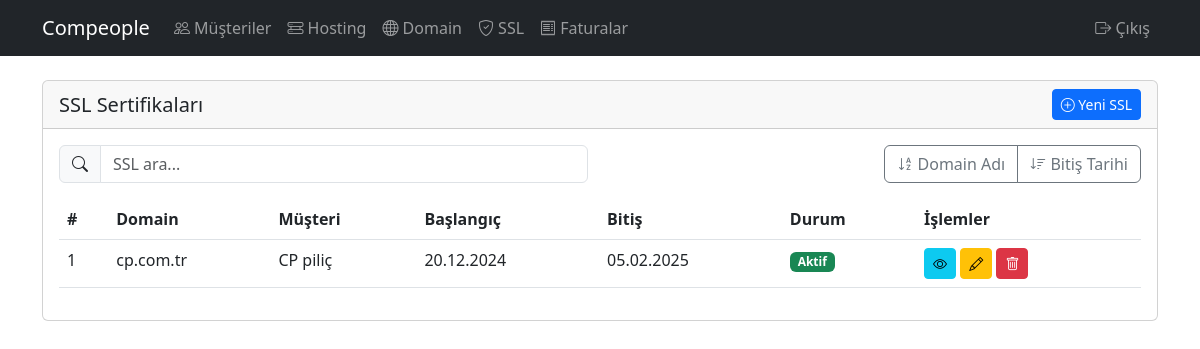
Page /ssl/ (signed in) on the committed database.
### customers/models.py (models this page shows, shortened)
class SSLCertificate(models.Model):
    customer = models.ForeignKey(Customer, on_delete=models.CASCADE, verbose_name='Müşteri')
    domain = models.OneToOneField(Domain, on_delete=models.CASCADE, verbose_name='Domain')
    start_date = models.DateField(verbose_name='Başlangıç Tarihi')
    expiration_date = models.DateField(verbose_name='Bitiş Tarihi')
    is_active = models.BooleanField(default=True, verbose_name='Aktif mi?')
    class Meta:
        verbose_name = 'SSL Sertifikası'
        verbose_name_plural = 'SSL Sertifikaları'

class Domain(models.Model):
    customer = models.ForeignKey(Customer, on_delete=models.CASCADE, verbose_name='Müşteri')
    name = models.CharField(max_length=200, verbose_name='Domain Adı')
    registration_date = models.DateField(verbose_name='Kayıt Tarihi')
    expiration_date = models.DateField(verbose_name='Bitiş Tarihi')
    is_active = models.BooleanField(default=True, verbose_name='Aktif mi?')
    nameserver1 = models.CharField(max_length=200, verbose_name='Nameserver 1')
    nameserver2 = models.CharField(max_length=200, verbose_name='Nameserver 2')
    nameserver3 = models.CharField(max_length=200, blank=True, null=True, verbose_name='Nameserver 3')
    nameserver4 = models.CharField(max_length=200, blank=True, null=True, verbose_name='Nameserver 4')
    class Meta:
        verbose_name = 'Domain'
        verbose_name_plural = 'Domainler'

class Customer(models.Model):
    company_name = models.CharField(max_length=200, verbose_name='Firma Adı')
    contact_name = models.CharField(max_length=200, verbose_name='İletişim Kişisi')
    email = models.EmailField(verbose_name='E-posta')
    email2 = models.EmailField(verbose_name='E-posta 2', blank=True, null=True)
    email3 = models.EmailField(verbose_name='E-posta 3', blank=True, null=True)
    phone = models.CharField(max_length=20, verbose_name='Telefon')
    address = models.TextField(verbose_name='Adres', blank=True, null=True)
    tax_office = models.CharField(max_length=200, verbose_name='Vergi Dairesi', blank=True, null=True)
    tax_number = models.CharField(max_length=50, verbose_name='Vergi Numarası', blank=True, null=True)
    registration_date = models.DateField(verbose_name='Kayıt Tarihi')
    notes = models.TextField(blank=True, null=True, verbose_name='Notlar')
    created_at = models.DateTimeField(default=timezone.now, verbose_name='Oluşturulma Tarihi')
    class Meta:
        verbose_name = 'Müşteri'
        verbose_name_plural = 'Müşteriler'

### customers/views.py (the view)
# urls.py: path('ssl/', views.ssl_list, name='ssl-list'),
@login_required
def ssl_list(request):
    ssl_certificates = SSLCertificate.objects.all().select_related('domain', 'domain__customer')
    stats = {
        'active': ssl_certificates.filter(is_active=True),
        'expired': ssl_certificates.filter(expiration_date__lt=timezone.now()),
        'expiring_soon': ssl_certificates.filter(
            is_active=True,
            expiration_date__lte=timezone.now() + timedelta(days=30)
        ),
    }
    return render(request, 'customers/ssl_list.html', {
        'ssl_certificates': ssl_certificates,
        'stats': stats,
    })

### customers/templates/customers/ssl_list.html (shortened to what this page needs)
{% extends 'customers/base.html' %}
{% block content %}
<div class="card">
    <div class="card-header d-flex justify-content-between align-items-center">
        <h5 class="card-title mb-0">SSL Sertifikaları</h5>
        <a href="{% url 'customers:ssl-add' %}" class="btn btn-primary btn-sm">
            <i class="bi bi-plus-circle"></i> Yeni SSL
        </a>
    </div>
    <div class="card-body">
        {% if ssl_certificates %}
        <div class="row mb-3">
            <div class="col-md-6">
                <div class="input-group">
                    <span class="input-group-text">
                        <i class="bi bi-search"></i>
                    </span>
                    <input type="text" id="searchInput" class="form-control" placeholder="SSL ara...">
                </div>
            </div>
            <div class="col-md-6">
                <div class="btn-group float-end" role="group">
                    <button type="button" class="btn btn-outline-secondary" onclick="sortTable('domain')">
                        <i class="bi bi-sort-alpha-down"></i> Domain Adı
                    </button>
                    <button type="button" class="btn btn-outline-secondary" onclick="sortTable('expiration')">
                        <i class="bi bi-sort-down"></i> Bitiş Tarihi
                    </button>
                </div>
            </div>
        </div>
        <div class="table-responsive">
            <table class="table table-hover" id="sslTable">
                <thead>
                    <tr>
                        <th>#</th>
                        <th>Domain</th>
                        <th>Müşteri</th>
                        <th>Başlangıç</th>
                        <th>Bitiş</th>
                        <th>Durum</th>
                        <th>İşlemler</th>
                    </tr>
                </thead>
                <tbody>
                    {% for ssl in ssl_certificates %}
                    <tr>
                        <td>{{ forloop.counter }}</td>
                        <td>{{ ssl.domain.name }}</td>
                        <td>{{ ssl.customer.company_name }}</td>
                        <td>{{ ssl.start_date|date:"d.m.Y" }}</td>
                        <td>{{ ssl.expiration_date|date:"d.m.Y" }}</td>
                        <td>
                            {% if ssl.is_active %}
                            <span class="badge bg-success">Aktif</span>
                            {% else %}
                            <span class="badge bg-danger">Pasif</span>
                            {% endif %}
                        </td>
                        <td>
                            <a href="{% url 'customers:ssl-detail' ssl.pk %}" class="btn btn-sm btn-info">
                                <i class="bi bi-eye"></i>
                            </a>
                            <a href="{% url 'customers:ssl-edit' ssl.pk %}" class="btn btn-sm btn-warning">
                                <i class="bi bi-pencil"></i>
                            </a>
                            <a href="{% url 'customers:ssl-delete' ssl.pk %}" class="btn btn-sm btn-danger">
                                <i class="bi bi-trash"></i>
                            </a>
                        </td>
                    </tr>
                    {% endfor %}
                </tbody>
            </table>
        </div>
        {% else %}
        <div class="alert alert-info mb-0">
            <i class="bi bi-info-circle"></i> Henüz SSL sertifikası kaydı bulunmamaktadır.
        </div>
        {% endif %}
    </div>
</div>
{% endblock %}

### rows in the picture
SSLCertificate: domain.name "cp.com.tr", customer.company_name "CP piliç", start_date "20.12.2024", expiration_date "05.02.2025", is_active "Aktif"
